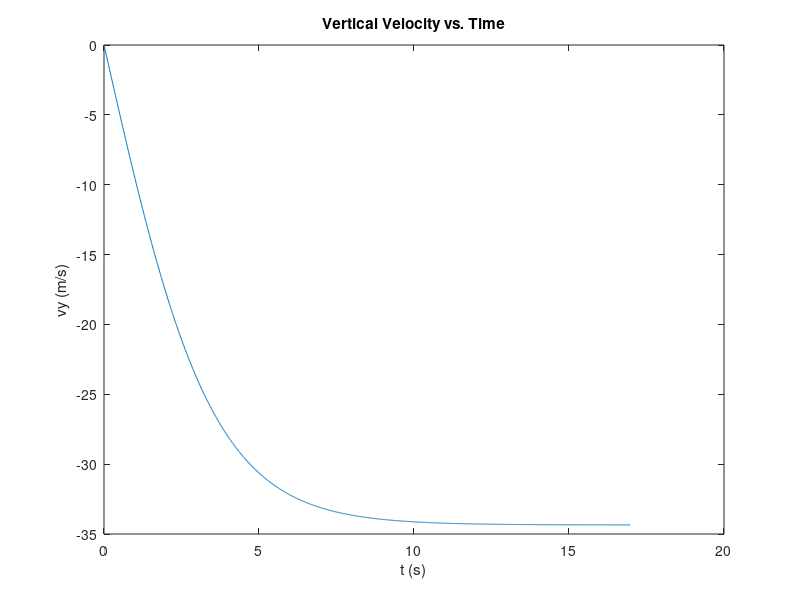
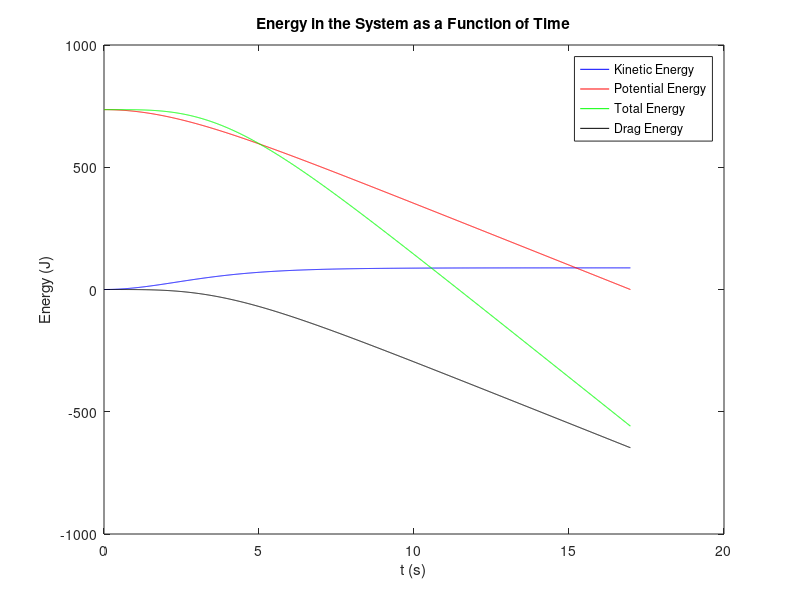
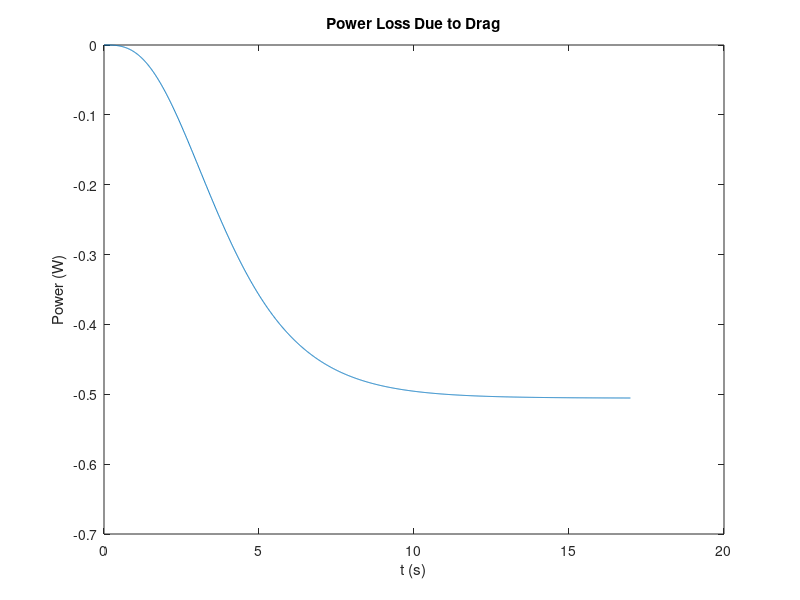

These charts were generated, in order, by the following MATLAB code:
%EnergyCalcs.m

%Approximates the position of a baseball falling vertically with no
%horizontal motion.

%F(drag) = -(1/2) * rho * Cd * A * (abs(v)^2) * vhat
        %where vhat is a unit vector in v direction
clear
clc

%% Set Parameters
Cd = 0.5; %Drag coefficent
R = 36e-3; %radius of baseball in m
m = 150e-3; %mass in kg
rho = 1.225; %density of air in kg/m^3
g = 9.81; %gravitational constant in m/s^2
v0 = 0; %ball is dropped from rest so velocity is 0 m/s
theta = 270; %ball falls down vertically, so angle is 270 degrees

%% set initial conditions

%initial position
y0 = 500;

%set initial velocity
vy0 = v0*sind(theta);

%% Initialize arrays

%set timestep
deltat = 0.01; %seconds
t(1) = 0; %time array
y(1) = y0; %y position array
vy(1) = vy0; %y velocity array

%FdragY Array
FdragY(1) = 0;

%% Set up a WHILE loop for the Verlet method

%set loop variable
it = 1;

%set up logical variable for WHILE loop condition
finished = false;

while ~finished
    %find the new time
    t(it+1) = t(it) + deltat;
    
    %Find the drag force as a vector
    Fdrag = (0.5*rho*Cd*(pi*R^2)*vy(it)^2);
        
    %Find the velocity in y at the time halfway between t(it+1) and
    %t(it)
    vhalfy = vy(it) + (-g + Fdrag/m)*0.5*deltat;
    
    %Use the vhalfy to find the new position in y
    y(it+1) = y(it) + vhalfy*deltat;
        
    %Find the drag force as a vector
    FdragY(it+1) = (0.5*rho*Cd*(pi*R^2)*vy(it)^2);
    
    %Find the velocity in y
    vy(it+1) = vhalfy + (-g + FdragY(it+1)/m)*0.5*deltat;
    
    % Check to see if we have hit the ground
    if y(it+1) <= 0
        % ball has hit the ground
        finished = true;
        Nt = it;
    end
   
    % remember to inrement it
    it = it + 1;   
end

%% Determine/Plot results

%Velocity vs. Time
plot(t,vy)
xlabel('t (s)');
ylabel('vy (m/s)');
title('Vertical Velocity vs. Time');

%Energy of Drag
Edrag(1) = 0; %Initial Drag Energy is 0 J
for x = 2:length(y)
Edrag(x) = trapz(y(1:x),FdragY(1:x)); %Drag Energy in J
end

%Energy vs. Time
KE = 0.5*m*vy.^2; %Kinetic Energy in J
PE = m*g*y; %Potential Energy in J
Etot = KE + PE + Edrag; %Total Energy in J

figure
plot(t,KE,'b',t,PE,'r',t,Etot,'g',t,Edrag,'k')
xlabel('t (s)');
ylabel('Energy (J)');
legend('Kinetic Energy','Potential Energy','Total Energy','Drag Energy');
title('Energy in the System as a Function of Time');

%Power Loss to Drag
Power = gradient(Edrag);

figure
plot(t,Power)
xlabel('t (s)')
ylabel('Power (W)')
title('Power Loss Due to Drag')